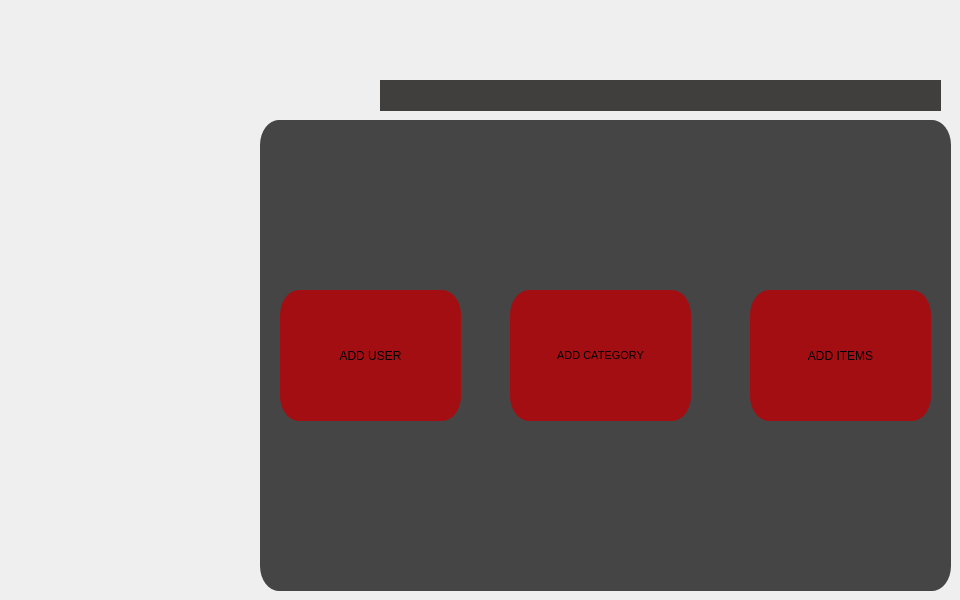
    <widget class="QWidget" name="tab_dashbord">
     <attribute name="title">
      <string>Tab 2</string>
     </attribute>
     <widget class="QPushButton" name="pushButton_5">
      <property name="geometry">
       <rect>
        <x>280</x>
        <y>290</y>
        <width>181</width>
        <height>131</height>
       </rect>
      </property>
      <property name="cursor">
       <cursorShape>PointingHandCursor</cursorShape>
      </property>
      <property name="styleSheet">
       <string notr="true">QPushButton{
	border-radius: 19px solid;
	border-bottom:0px solid rgb(171, 16, 20);
    border-top:0px solid rgb(171, 16, 20);
	
	background-color: rgb(163, 14, 18);


  

}
QPushButton:hover{
	border-radius: 19px solid;
	border-bottom:0px solid rgb(171, 16, 20);
    border-top:0px solid rgb(171, 16, 20);
	
	background-color: rgb(44, 50, 93);


  

}

QPushButton:pressed{
	border-radius: 36px solid;
	border-bottom:0px solid rgb(171, 16, 20);
    border-top:0px solid rgb(171, 16, 20);
	
	background-color: rgb(44, 50, 93);


  

}
</string>
      </property>
      <property name="text">
       <string>ADD USER</string>
      </property>
      <property name="icon">
       <iconset resource="pt.qrc">
        <normaloff>:/pt/add-user.png</normaloff>:/pt/add-user.png</iconset>
      </property>
      <property name="iconSize">
       <size>
        <width>70</width>
        <height>70</height>
       </size>
      </property>
     </widget>
     <widget class="QPushButton" name="pushButton_7">
      <property name="geometry">
       <rect>
        <x>510</x>
        <y>290</y>
        <width>181</width>
        <height>131</height>
       </rect>
      </property>
      <property name="font">
       <font>
        <pointsize>8</pointsize>
       </font>
      </property>
      <property name="cursor">
       <cursorShape>PointingHandCursor</cursorShape>
      </property>
      <property name="styleSheet">
       <string notr="true">QPushButton{
	border-radius: 19px solid;
	border-bottom:0px solid rgb(171, 16, 20);
    border-top:0px solid rgb(171, 16, 20);
	
	background-color: rgb(163, 14, 18);


  

}
QPushButton:hover{
	border-radius: 19px solid;
	border-bottom:0px solid rgb(171, 16, 20);
    border-top:0px solid rgb(171, 16, 20);
	
	background-color: rgb(44, 50, 93);


  

}

QPushButton:pressed{
	border-radius: 36px solid;
	border-bottom:0px solid rgb(171, 16, 20);
    border-top:0px solid rgb(171, 16, 20);
	
	background-color: rgb(44, 50, 93);


  

}
</string>
      </property>
      <property name="text">
       <string>ADD CATEGORY</string>
      </property>
      <property name="icon">
       <iconset resource="pt.qrc">
        <normaloff>:/pt/add-category.png</normaloff>:/pt/add-category.png</iconset>
      </property>
      <property name="iconSize">
       <size>
        <width>70</width>
        <height>70</height>
       </size>
      </property>
     </widget>
     <widget class="QFrame" name="frame_4">
      <property name="geometry">
       <rect>
        <x>380</x>
        <y>80</y>
        <width>561</width>
        <height>31</height>
       </rect>
      </property>
      <property name="styleSheet">
       <string notr="true">
QFrame{
	border-radius: 19px solid;
	
	background-color: qlineargradient(spread:pad, x1:1, y1:1, x2:1, y2:1, stop:1 rgba(35, 31, 32, 218));
}
QFrame:hover{
	
	border:3px solid rgb(255, 165, 0);
	
	

}</string>
      </property>
      <property name="frameShape">
       <enum>QFrame::StyledPanel</enum>
      </property>
      <property name="frameShadow">
       <enum>QFrame::Raised</enum>
      </property>
     </widget>
     <widget class="QLabel" name="label_6">
      <property name="geometry">
       <rect>
        <x>280</x>
        <y>30</y>
        <width>111</width>
        <height>121</height>
       </rect>
      </property>
      <property name="text">
       <string/>
      </property>
      <property name="pixmap">
       <pixmap resource="pt.qrc">:/pt/db.png</pixmap>
      </property>
      <property name="scaledContents">
       <bool>true</bool>
      </property>
     </widget>
     <widget class="QPushButton" name="pushButton_8">
      <property name="geometry">
       <rect>
        <x>750</x>
        <y>290</y>
        <width>181</width>
        <height>131</height>
       </rect>
      </property>
      <property name="cursor">
       <cursorShape>PointingHandCursor</cursorShape>
      </property>
      <property name="styleSheet">
       <string notr="true">QPushButton{
	border-radius: 19px solid;
	border-bottom:0px solid rgb(171, 16, 20);
    border-top:0px solid rgb(171, 16, 20);
	
	background-color: rgb(163, 14, 18);


  

}
QPushButton:hover{
	border-radius: 19px solid;
	border-bottom:0px solid rgb(171, 16, 20);
    border-top:0px solid rgb(171, 16, 20);
	
	background-color: rgb(44, 50, 93);


  

}

QPushButton:pressed{
	border-radius: 36px solid;
	border-bottom:0px solid rgb(171, 16, 20);
    border-top:0px solid rgb(171, 16, 20);
	
	background-color: rgb(44, 50, 93);


  

}
</string>
      </property>
      <property name="text">
       <string>ADD ITEMS</string>
      </property>
      <property name="icon">
       <iconset resource="pt.qrc">
        <normaloff>:/pt/add-item.png</normaloff>:/pt/add-item.png</iconset>
      </property>
      <property name="iconSize">
       <size>
        <width>70</width>
        <height>70</height>
       </size>
      </property>
     </widget>
     <widget class="QFrame" name="frame_menu_2">
      <property name="enabled">
       <bool>true</bool>
      </property>
      <property name="geometry">
       <rect>
        <x>260</x>
        <y>120</y>
        <width>691</width>
        <height>471</height>
       </rect>
      </property>
      <property name="whatsThis">
       <string>&lt;html&gt;&lt;head/&gt;&lt;body&gt;&lt;p&gt;&lt;img src=&quot;:/pt/pos.png&quot;/&gt;&lt;/p&gt;&lt;/body&gt;&lt;/html&gt;</string>
      </property>
      <property name="styleSheet">
       <string notr="true">
QFrame{
	border-radius: 19px solid;
	background-color: qlineargradient(spread:pad, x1:1, y1:1, x2:1, y2:1, stop:1 rgba(0, 0, 0, 181));
}
QFrame:hover{
	border-left:3px solid rgb(255, 242, 0);
	border-bottom:3px solid rgb(255, 242, 0);
    border-top:3px solid rgb(255, 190, 0);
	border-right:3px solid rgb(255, 190, 0);
	

}</string>
      </property>
      <property name="frameShape">
       <enum>QFrame::StyledPanel</enum>
      </property>
      <property name="frameShadow">
       <enum>QFrame::Raised</enum>
      </property>
     </widget>
     <zorder>frame_menu_2</zorder>
     <zorder>pushButton_5</zorder>
     <zorder>pushButton_7</zorder>
     <zorder>frame_4</zorder>
     <zorder>label_6</zorder>
     <zorder>pushButton_8</zorder>
    </widget>
